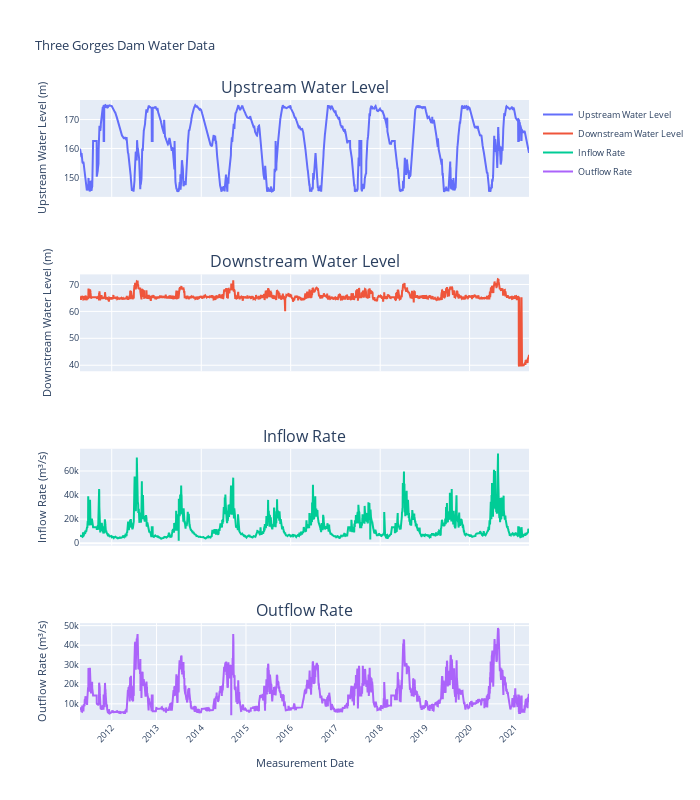

The notebook cell this image was saved under:
### Markdown cell above
Data imputation is complete! Now, let's visualize the imputed dataset.

### Code cell
# Convert measurement_date to datetime
dataWS_imputed['measurement_date'] = pd.to_datetime(dataWS_imputed['measurement_date'])

# Create subplots
fig_imputed = make_subplots(rows=4, cols=1, shared_xaxes=True,
                    subplot_titles=("Upstream Water Level", "Downstream Water Level", "Inflow Rate", "Outflow Rate"))

# Upstream Water Level
fig_imputed.add_trace(go.Scatter(x=dataWS_imputed['measurement_date'], y=dataWS_imputed['upstream_water_level'],
                         mode='lines', name='Upstream Water Level'), row=1, col=1)

# Downstream Water Level
fig_imputed.add_trace(go.Scatter(x=dataWS_imputed['measurement_date'], y=dataWS_imputed['downstream_water_level'],
                         mode='lines', name='Downstream Water Level'), row=2, col=1)

# Inflow Rate
fig_imputed.add_trace(go.Scatter(x=dataWS_imputed['measurement_date'], y=dataWS_imputed['inflow_rate'],
                         mode='lines', name='Inflow Rate'), row=3, col=1)

# Outflow Rate
fig_imputed.add_trace(go.Scatter(x=dataWS_imputed['measurement_date'], y=dataWS_imputed['outflow_rate'],
                         mode='lines', name='Outflow Rate'), row=4, col=1)

# Update layout
fig_imputed.update_layout(height=800, width=700,
                  title_text="Three Gorges Dam Water Data",
                  font=dict(size=9))

# Update xaxis properties for the last subplot only
fig_imputed.update_xaxes(title_text="Measurement Date", row=4, col=1, tickangle=-45,
                 tickmode="array",
                 tickvals=dataWS_imputed['measurement_date'].dt.year.drop_duplicates().apply(lambda x: pd.Timestamp(year=x, month=1, day=1)),
                 ticktext=dataWS_imputed['measurement_date'].dt.year.drop_duplicates().astype(str))

# Update yaxis titles
fig_imputed.update_yaxes(title_text="Upstream Water Level (m)", row=1, col=1)
fig_imputed.update_yaxes(title_text="Downstream Water Level (m)", row=2, col=1)
fig_imputed.update_yaxes(title_text="Inflow Rate (m³/s)", row=3, col=1)
fig_imputed.update_yaxes(title_text="Outflow Rate (m³/s)", row=4, col=1)

fig_imputed.show()

### Figure 1 — Plotly figure (JSON) as saved in the notebook; plotly's stock layout.template omitted (floating-point values rounded to 4 significant figures; data arrays with more than 128 entries replaced by an {"elided": "..."} marker saying what was removed)
{"data": [{"mode": "lines", "name": "Upstream Water Level", "x": {"elided": "3667 str values"}, "y": {"elided": "3667 float values"}, "type": "scatter", "xaxis": "x", "yaxis": "y"}, {"mode": "lines", "name": "Downstream Water Level", "x": {"elided": "3667 str values"}, "y": {"elided": "3667 float values"}, "type": "scatter", "xaxis": "x2", "yaxis": "y2"}, {"mode": "lines", "name": "Inflow Rate", "x": {"elided": "3667 str values"}, "y": {"elided": "3667 float values"}, "type": "scatter", "xaxis": "x3", "yaxis": "y3"}, {"mode": "lines", "name": "Outflow Rate", "x": {"elided": "3667 str values"}, "y": {"elided": "3667 float values"}, "type": "scatter", "xaxis": "x4", "yaxis": "y4"}], "layout": {"xaxis": {"anchor": "y", "domain": [0, 1], "matches": "x4", "showticklabels": false}, "yaxis": {"anchor": "x", "domain": [0.8438, 1], "title": {"text": "Upstream Water Level (m)"}}, "xaxis2": {"anchor": "y2", "domain": [0, 1], "matches": "x4", "showticklabels": false}, "yaxis2": {"anchor": "x2", "domain": [0.5625, 0.7188], "title": {"text": "Downstream Water Level (m)"}}, "xaxis3": {"anchor": "y3", "domain": [0, 1], "matches": "x4", "showticklabels": false}, "yaxis3": {"anchor": "x3", "domain": [0.2812, 0.4375], "title": {"text": "Inflow Rate (m³/s)"}}, "xaxis4": {"anchor": "y4", "domain": [0, 1], "title": {"text": "Measurement Date"}, "tickangle": -45, "tickmode": "array", "tickvals": ["2011-01-01T00:00:00", "2012-01-01T00:00:00", "2013-01-01T00:00:00", "2014-01-01T00:00:00", "2015-01-01T00:00:00", "2016-01-01T00:00:00", "2017-01-01T00:00:00", "2018-01-01T00:00:00", "2019-01-01T00:00:00", "2020-01-01T00:00:00", "2021-01-01T00:00:00"], "ticktext": ["2011", "2012", "2013", "2014", "2015", "2016", "2017", "2018", "2019", "2020", "2021"]}, "yaxis4": {"anchor": "x4", "domain": [0, 0.1562], "title": {"text": "Outflow Rate (m³/s)"}}, "annotations": [{"font": {"size": 16}, "showarrow": false, "text": "Upstream Water Level", "x": 0.5, "xanchor": "center", "xref": "paper", "y": 1, "yanchor": "bottom", "yref": "paper"}, {"font": {"size": 16}, "showarrow": false, "text": "Downstream Water Level", "x": 0.5, "xanchor": "center", "xref": "paper", "y": 0.7188, "yanchor": "bottom", "yref": "paper"}, {"font": {"size": 16}, "showarrow": false, "text": "Inflow Rate", "x": 0.5, "xanchor": "center", "xref": "paper", "y": 0.4375, "yanchor": "bottom", "yref": "paper"}, {"font": {"size": 16}, "showarrow": false, "text": "Outflow Rate", "x": 0.5, "xanchor": "center", "xref": "paper", "y": 0.1562, "yanchor": "bottom", "yref": "paper"}], "title": {"text": "Three Gorges Dam Water Data"}, "font": {"size": 9}, "height": 800, "width": 700}}
